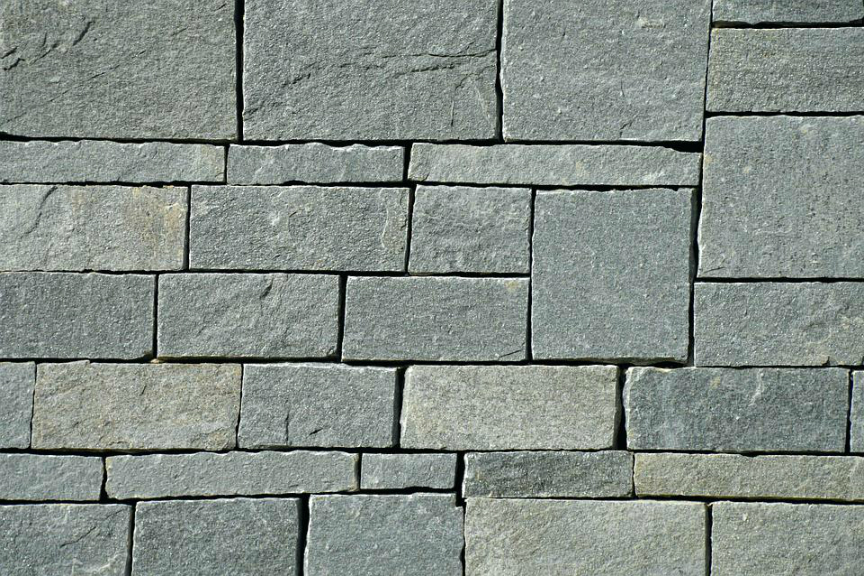
#> input picture 06/brick2.jpg, 864 x 576 px
$ jupyter execute --allow-errors lab06_notebook.ipynb   (shell and % lines are left out)   (older library calls are emulated)
#> lines starting #> are read from the running program, lines starting #| are printed output that depends on the picture; long printed decimals are rounded
# Lab06 - Textures
### TDS3651 Visual Information Processing

This lab will guide you on how to extract texture features. We first look at extracting simple textures from an image and how to find the cluster of different texture using K-Means.

We will then explore the Leung-Malik (LM) Filter Bank code provided by the Visual Geometry Group, University of Oxford. We first learn how to create a set of 48-D filters with the LM Filter Bank. Following that, we learn how to apply the filters in the filter bank onto an input image to create a 48-D texture histogram to represent the textures of the image and use thee texture histogram for image retrieval.

[cell 1]
import cv2
import numpy as np
from matplotlib import pyplot as plt

## Extract Simple Image Features

The following program extract horizontal (dx) and vertical (dy) gradient features from an input image using the Sobel filter. The resulting Sobel detected gradients are thresholded to a binary image. Change the threshold value, `t` and observe how the threshold affects the plotted results.

[cell 2]
img = cv2.imread('brick2.jpg',0)
#> img: shape (576, 864); min 0, max 254, mean 138.4

# Output dtype = cv2.CV_8U
sobelx8u = cv2.Sobel(img,cv2.CV_8U,1,0,ksize=3)
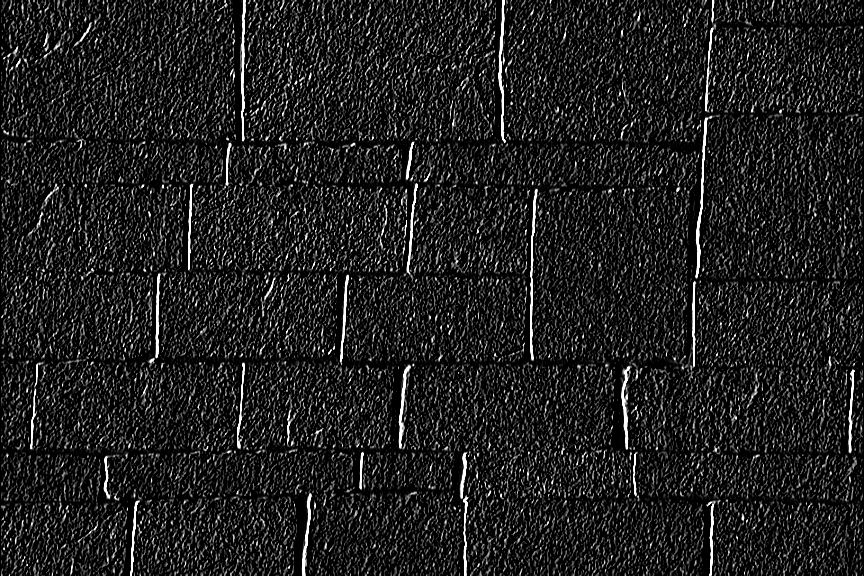
#> sobelx8u: shape (576, 864); min 0, max 255, mean 31.4
sobely8u = cv2.Sobel(img,cv2.CV_8U,0,1,ksize=3)
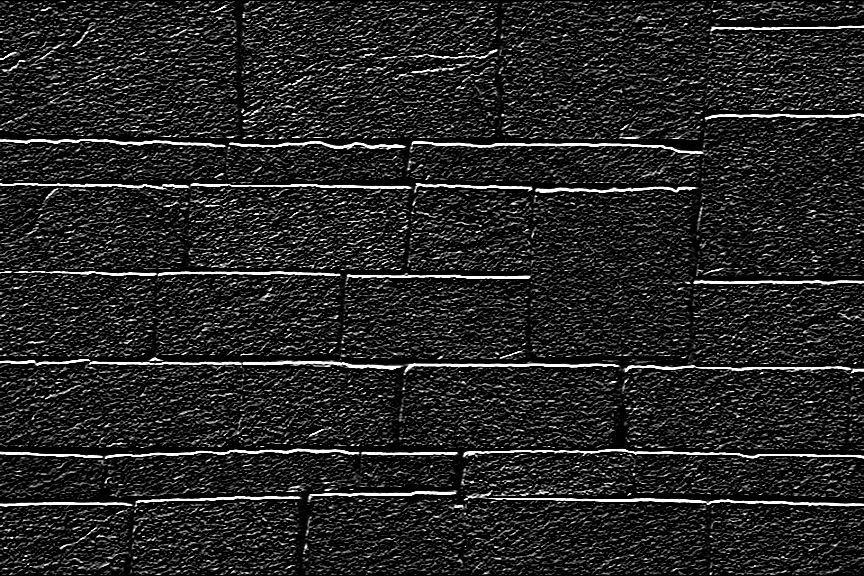
#> sobely8u: shape (576, 864); min 0, max 255, mean 35.8

t = 100
ret,textureFeatx = cv2.threshold(sobelx8u,t,255,cv2.THRESH_BINARY)
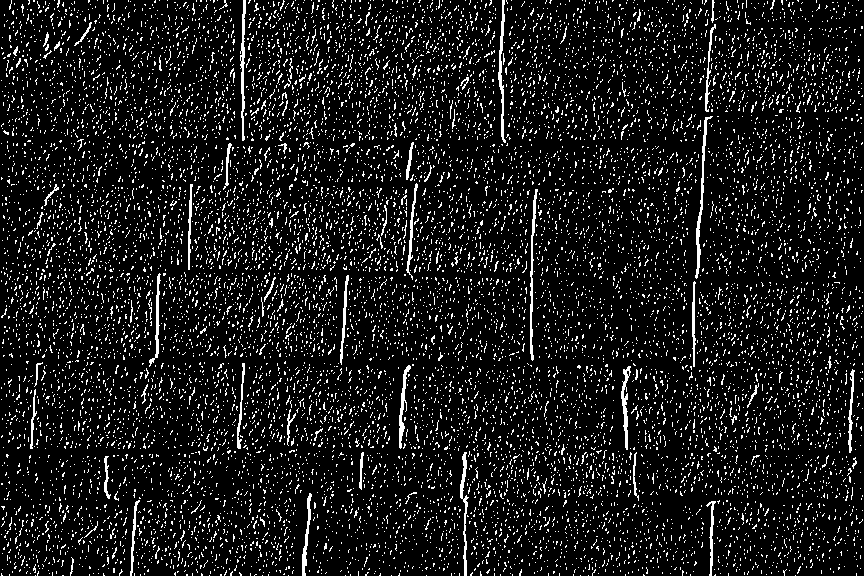
#> textureFeatx: shape (576, 864); 9.8% white in thin lines or dots
#> ret = 100
ret,textureFeaty = cv2.threshold(sobely8u,t,255,cv2.THRESH_BINARY)
#> textureFeaty: shape (576, 864); 12.2% white in thin lines or dots
textureFeatx[textureFeatx==255] = 1
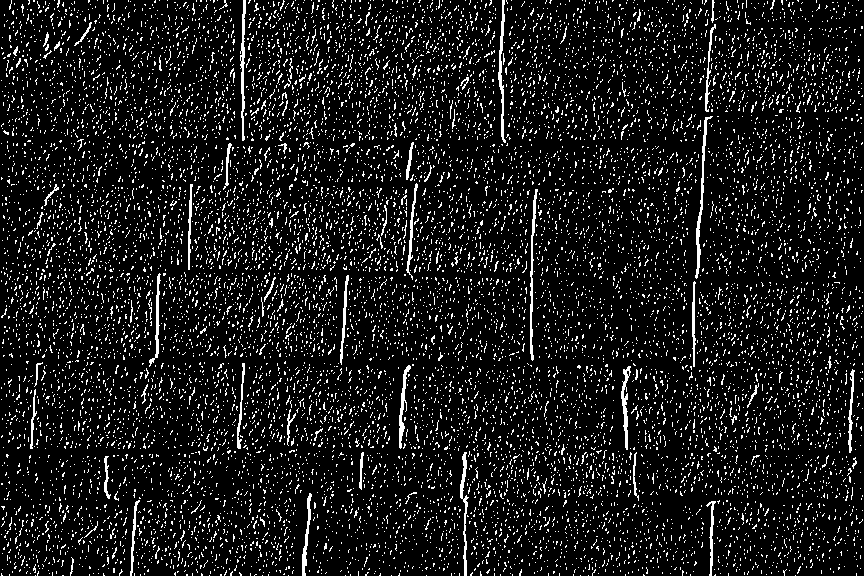
#> textureFeatx: shape (576, 864); values 0 (black) and 1 (white), 9.8% white in thin lines or dots
textureFeaty[textureFeaty==255] = 1
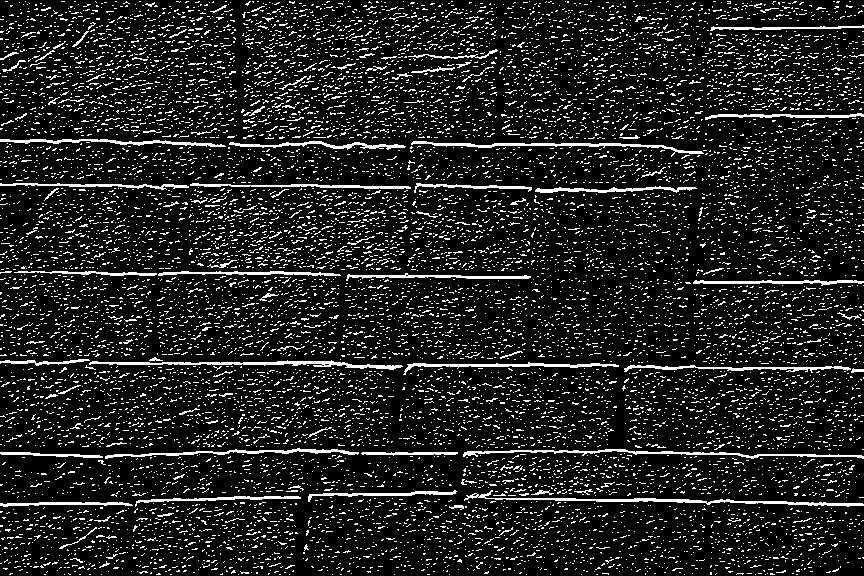
#> textureFeaty: shape (576, 864); values 0 (black) and 1 (white), 12.2% white in thin lines or dots

plt.figure(figsize=(20,20))
plt.subplot(1,3,1),plt.imshow(img,cmap = 'gray')
plt.title('Original'), plt.xticks([]), plt.yticks([])
plt.subplot(1,3,2),plt.imshow(textureFeatx,cmap = 'gray')
plt.title('Sobel X'), plt.xticks([]), plt.yticks([])
plt.subplot(1,3,3),plt.imshow(textureFeaty ,cmap = 'gray')
plt.title('Sobel Y'), plt.xticks([]), plt.yticks([])
plt.show()

Next, we divide the images into grids of size 32x32 and compute the sum of the dx and dy responses.

[cell 3]
winsz = 32; #window size to get texture
#calculate sliding window steps
rows=int(textureFeatx.shape[0]/winsz)
#> rows = 18
cols=int(textureFeaty.shape[1]/winsz)
#> cols = 27
i=j=k=0
N = rows*cols #number of texture windows
#> N = 486

#loop to sum up edges in window to form texture (can be mean or standard deviation)
dx=np.empty([N])
dy=np.empty([N])
for i in range(0, rows):
    for j in range(0, cols):
        dx[k] = sum(sum(textureFeatx[i*winsz:(i*winsz)+(winsz-1),j*winsz:(j*winsz)+(winsz-1)]))
        dy[k] = sum(sum(textureFeaty[i*winsz:(i*winsz)+(winsz-1),j*winsz:(j*winsz)+(winsz-1)]))
        k=k+1
#> after the loop, dx = 486 values, max 214 at index 247, min 33 at index 380, mean 94.47; dy = 486 values, max 228 at index 224, min 44 at index 485, mean 118; k = 486

plt.figure(figsize=(10,7))
plt.scatter(dx, dy, s=10)
plt.show()
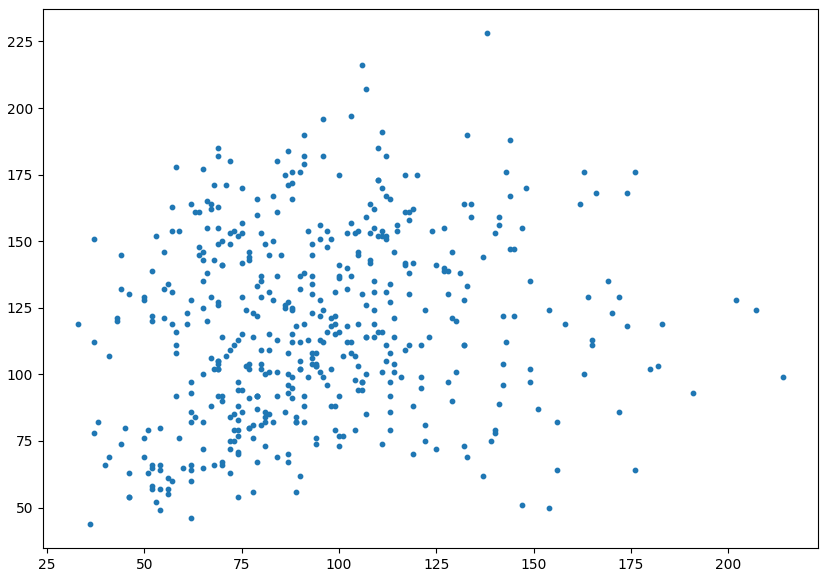
#> figure drawn by matplotlib, 1 panel

**Perform K-Means clustering on the image grids**

The following code uses the KMeans function from the sklearn package to find the texture-based clusters from the 2-D, dx and dy features. <br>
**Note**: Depending on your machine, this may take awhile to run.

[cell 4]
from matplotlib import style
style.use("ggplot")
from sklearn.cluster import KMeans

X1=np.zeros([dx.shape[0],2])
X1[:,0] = dx
X1[:,1] = dy

n_clusters=4
kmeans = KMeans(n_clusters)
kmeans.fit(X1)

centroids = kmeans.cluster_centers_
print(centroids)
labels = kmeans.labels_

colors = ["g.","r.","c.","y."]

plt.figure(figsize=(10,7))
for i in range(len(X1)):
    plt.plot(X1[i][0], X1[i][1], colors[labels[i]], markersize = 7)

plt.scatter(centroids[:, 0],centroids[:, 1], marker = "x", s=150, linewidths = 5, zorder = 10)
plt.show()
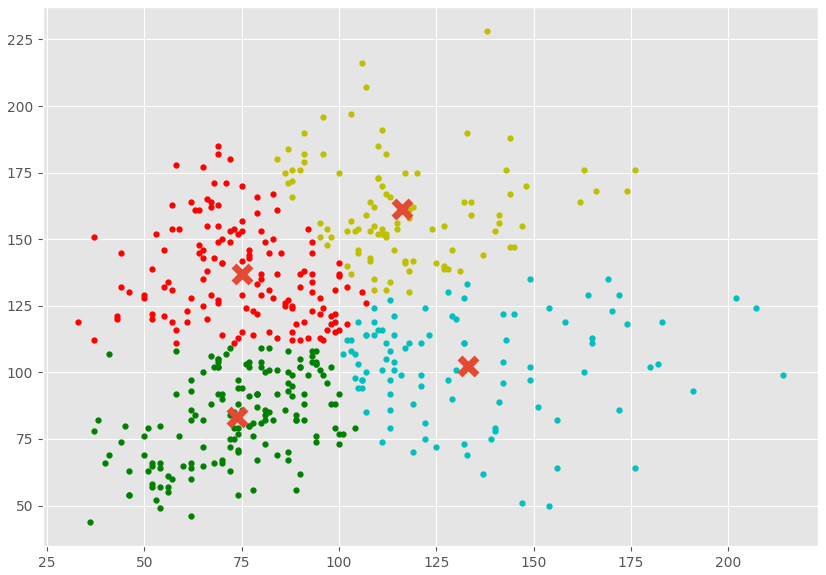
#> figure drawn by matplotlib, 1 panel

Alternatively, you can use the scipy version to support vector quantization. The cluster centers can be saved (as a codebook) to be re-used for clustering new data into the computed clusters.

[cell 5]
from matplotlib import style
from scipy.cluster.vq import kmeans, vq

X2=np.zeros([dx.shape[0],2])
X2[:,0] = dx
X2[:,1] = dy

n_clusters=4
# k-means algo: data in MxN: M observations, N features
codebook, _ = kmeans(np.float32(X2), n_clusters)

# k by N codebook, showing k centroids of N-dimensions
print(codebook)
#| [[133.2268   102.351 ]
#|  [116.299 161.423 ]
#|  [ 75.022  136.8705  ]
#|  [ 73.732  83.092 ]]

# VQ assigns each observation to its "code", which is its cluster label
code, _ = vq(np.float32(X2), codebook)
print(np.max(code))  # k=4 means labels are 0, 1, 2, 3
#| 3
print(code.shape)
#| (486,)

colors = ["g.","r.","c.","y."]

plt.figure(figsize=(10,7))
for i in range(len(X2)):
    plt.plot(X2[i][0], X2[i][1], colors[code[i]], markersize = 7)

plt.scatter(codebook[:, 0],codebook[:, 1], marker = "x", s=150, linewidths = 5, zorder = 10)
plt.show()
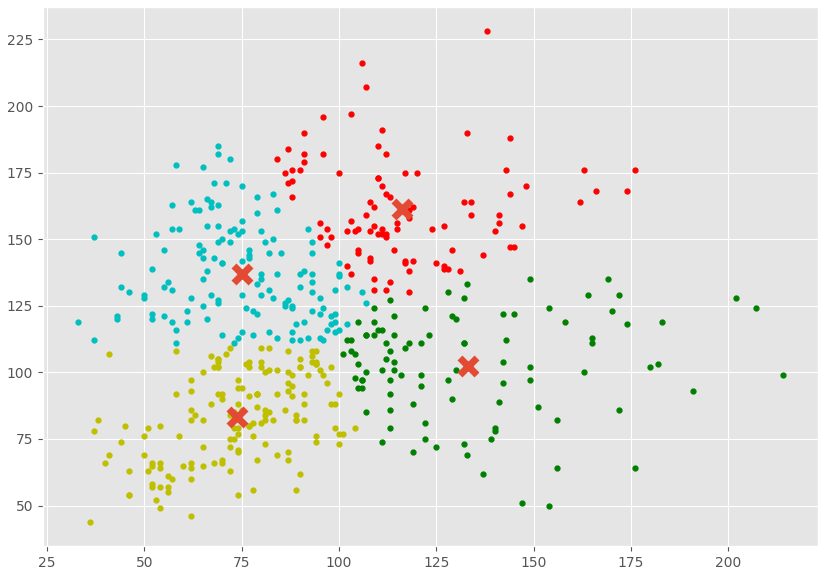
#> figure drawn by matplotlib, 1 panel

**Q1**: Create a visualization output to visualize the 4 clusters on the input image.

[Hint: An example of a visualization of the texture clusters is illustrated in Slide 24 of Lecture 7: Textures]

## Filter Bank

The Leung-Malik (LM) Filter Bank python implementation is provided in the lm.py file in the folder, 'LM_filter_bank'. The LM filter bank is a multi scale, multi orientation filter bank with 48 filters. It consists of first and second derivatives of Gaussians at 6 orientations and 3 scales making a total of 36; 8 Laplacian of Gaussian (LOG) filters; and 4 Gaussians.

The code to create the LM filter bank and display the respective filters are given below. Run the code snipplets to understand more about the filters provided by the LM filter bank.

Reference: http://www.robots.ox.ac.uk/~vgg/research/texclass/filters.html

[cell 6]
# Import the LM filter bank
from LM_filter_bank import lm

# Call the function to create a set of 48 filters
#> (the rest of this cell did not finish here and is left out)

## First order derivative Gaussian Filter

#> (a cell that did not finish here is left out)

## Second order derivative Gaussian Filter

#> (a cell that did not finish here is left out)

## Gaussian and Laplacian Filter

#> (a cell that did not finish here is left out)

The LM Filter Bank provide 48 filters as illustrated above. The following code snipplet applies selected filters from the filter bank to an image. Run the program and then change the filter index to explore the results of different filters.

[cell 10]
img = cv2.imread('carpet.jpg',0);
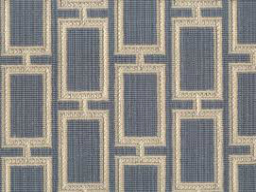
#> input picture 06/carpet.jpg, 256 x 192 px
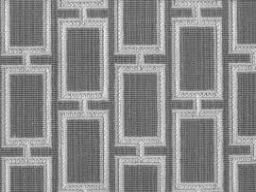
#> img: shape (192, 256); min 68, max 246, mean 138

#> (the rest of this cell did not finish here and is left out)

**Q2**: **Write a function to return a texture histogram of a given image**

Given an input image as the parameter, complete the textureHist function below that returns a texture historgram that consists of 48-D response obtained by applying the 48 filters of the Leong-Malik filter bank on the input image.

Hint: To support comparison of histogram features, normalize the histogram by the image size, ensure the clusters are the same every time.

[cell 11]
def textureHist(image):
#> called with image = 'carpet.jpg'
    img = cv2.imread(image,0)
    filterImgarr=[]

    for i in range (0,48):
        filterImg =  cv2.filter2D(img,-1,F[:,:,i])
        filterImgarr.append(filterImg)
#> after the loop, filterImgarr = []

    winsz = 32; #window size to get texture
    #calculate sliding window steps
    rows=int(textureFeatx.shape[0]/winsz)
    cols=int(textureFeaty.shape[1]/winsz)
    i=j=k=0
    N = rows*cols #number of texture windows

    #loop to sum up edges in window to form texture (can be mean or standard deviation)
    dx=np.empty([N])
    dy=np.empty([N])
    for i in range(0, rows):
        for j in range(0, cols):
            dx[k] = sum(sum(textureFeatx[i*winsz:(i*winsz)+(winsz-1),j*winsz:(j*winsz)+(winsz-1)]))
            dy[k] = sum(sum(textureFeaty[i*winsz:(i*winsz)+(winsz-1),j*winsz:(j*winsz)+(winsz-1)]))
            k=k+1

    plt.figure(figsize=(10,7))
    plt.scatter(dx, dy, s=10)
    plt.show()
